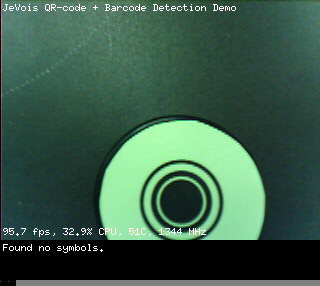
#> input picture my_photo-10.jpg, 320 x 286 px
$ python test_opencv_color.py my_photo-1.jpg my_photo-10.jpg
#> lines starting #> are read from the running program, lines starting #| are printed output that depends on the picture
# coding: utf-8
import cv2
import numpy as np
import sys

colors_thre = {"green": [(42, 70, 100), (70, 255, 255)], "blue": [(95, 100, 100), (120, 255, 255)], "red": [(0, 100, 100), (10, 255, 255)]}
img = cv2.imread(sys.argv[2], cv2.IMREAD_COLOR)
#> img is the input picture: shape (286, 320, 3); mean B, G, R 73.9, 92, 59.2
img2 = img.copy()

blur = cv2.GaussianBlur(img, (7, 7), 0)
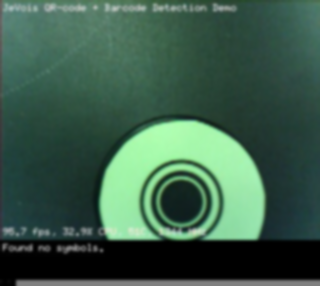
#> blur: shape (286, 320, 3); mean B, G, R 74, 92.1, 59.3

hsv = cv2.cvtColor(blur, cv2.COLOR_BGR2HSV)
#> hsv: shape (286, 320, 3); mean H, S, V 64.7, 85.1, 92.2

#> (the run stopped early here; a loop or call above may not have finished)

$ run again, on my_photo-11.jpg
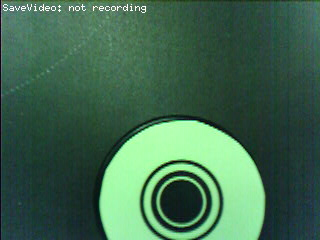
#> input picture my_photo-11.jpg, 320 x 240 px
#> img is the input picture: shape (240, 320, 3); mean B, G, R 79.2, 105.1, 64.3
#> `blur = cv2.GaussianBlur(img, (7, 7), 0)`:
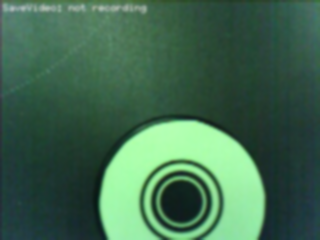
#> blur: shape (240, 320, 3); mean B, G, R 79.4, 105.2, 64.3
#> hsv: shape (240, 320, 3); mean H, S, V 74.1, 106.4, 105.4
